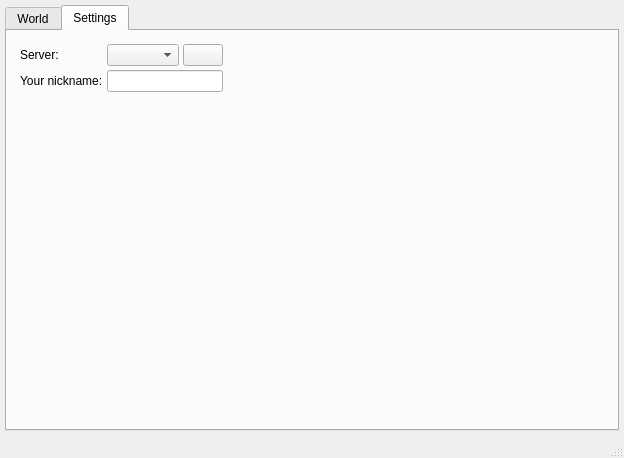
<?xml version="1.0" encoding="UTF-8"?>
<ui version="4.0">
 <class>MainWindow</class>
 <widget class="QMainWindow" name="MainWindow">
  <property name="geometry">
   <rect>
    <x>0</x>
    <y>0</y>
    <width>624</width>
    <height>458</height>
   </rect>
  </property>
  <property name="windowTitle">
   <string>Travian Analizator</string>
  </property>
  <widget class="QWidget" name="centralWidget">
   <layout class="QGridLayout" name="gridLayout">
    <property name="leftMargin">
     <number>5</number>
    </property>
    <property name="topMargin">
     <number>5</number>
    </property>
    <property name="rightMargin">
     <number>5</number>
    </property>
    <property name="bottomMargin">
     <number>5</number>
    </property>
    <property name="spacing">
     <number>1</number>
    </property>
    <item row="0" column="0">
     <widget class="QTabWidget" name="tabWidget">
      <property name="currentIndex">
       <number>1</number>
      </property>
      <widget class="QWidget" name="tabFile">
       <attribute name="title">
        <string>World</string>
       </attribute>
       <layout class="QGridLayout" name="gridLayout_4">
        <item row="0" column="0">
         <widget class="QFrame" name="frame">
          <property name="frameShape">
           <enum>QFrame::StyledPanel</enum>
          </property>
          <property name="frameShadow">
           <enum>QFrame::Raised</enum>
          </property>
          <layout class="QGridLayout" name="gridLayout_3">
           <item row="0" column="0">
            <widget class="QLabel" name="label_3">
             <property name="text">
              <string>Search:</string>
             </property>
            </widget>
           </item>
           <item row="0" column="1">
            <widget class="QComboBox" name="cbSearchSelector">
             <item>
              <property name="text">
               <string>player</string>
              </property>
             </item>
             <item>
              <property name="text">
               <string>alliance</string>
              </property>
             </item>
            </widget>
           </item>
           <item row="0" column="2">
            <widget class="QLineEdit" name="leSearch">
             <property name="maxLength">
              <number>50</number>
             </property>
            </widget>
           </item>
          </layout>
         </widget>
        </item>
        <item row="1" column="0">
         <widget class="QListView" name="listView"/>
        </item>
       </layout>
      </widget>
      <widget class="QWidget" name="tabSettings">
       <attribute name="title">
        <string>Settings</string>
       </attribute>
       <layout class="QGridLayout" name="gridLayout_5">
        <item row="0" column="0">
         <layout class="QGridLayout" name="gridLayout_2">
          <property name="leftMargin">
           <number>2</number>
          </property>
          <property name="topMargin">
           <number>2</number>
          </property>
          <property name="rightMargin">
           <number>2</number>
          </property>
          <property name="bottomMargin">
           <number>2</number>
          </property>
          <property name="spacing">
           <number>4</number>
          </property>
          <item row="1" column="0">
           <widget class="QLabel" name="label_2">
            <property name="text">
             <string>Your nickname:</string>
            </property>
           </widget>
          </item>
          <item row="0" column="1">
           <widget class="QComboBox" name="cbServerSelector"/>
          </item>
          <item row="0" column="0">
           <widget class="QLabel" name="label">
            <property name="text">
             <string>Server:</string>
            </property>
           </widget>
          </item>
          <item row="0" column="2">
           <widget class="QPushButton" name="pbLoadMap"/>
          </item>
          <item row="1" column="1" colspan="2">
           <widget class="QLineEdit" name="leUserNickname">
            <property name="maxLength">
             <number>50</number>
            </property>
           </widget>
          </item>
         </layout>
        </item>
        <item row="0" column="1">
         <spacer name="horizontalSpacer">
          <property name="orientation">
           <enum>Qt::Horizontal</enum>
          </property>
          <property name="sizeHint" stdset="0">
           <size>
            <width>316</width>
            <height>20</height>
           </size>
          </property>
         </spacer>
        </item>
        <item row="1" column="0">
         <spacer name="verticalSpacer">
          <property name="orientation">
           <enum>Qt::Vertical</enum>
          </property>
          <property name="sizeHint" stdset="0">
           <size>
            <width>20</width>
            <height>303</height>
           </size>
          </property>
         </spacer>
        </item>
       </layout>
      </widget>
     </widget>
    </item>
   </layout>
  </widget>
  <widget class="QMenuBar" name="menuBar">
   <property name="geometry">
    <rect>
     <x>0</x>
     <y>0</y>
     <width>624</width>
     <height>21</height>
    </rect>
   </property>
  </widget>
  <widget class="QStatusBar" name="statusBar"/>
 </widget>
 <layoutdefault spacing="6" margin="11"/>
 <resources/>
 <connections/>
</ui>
